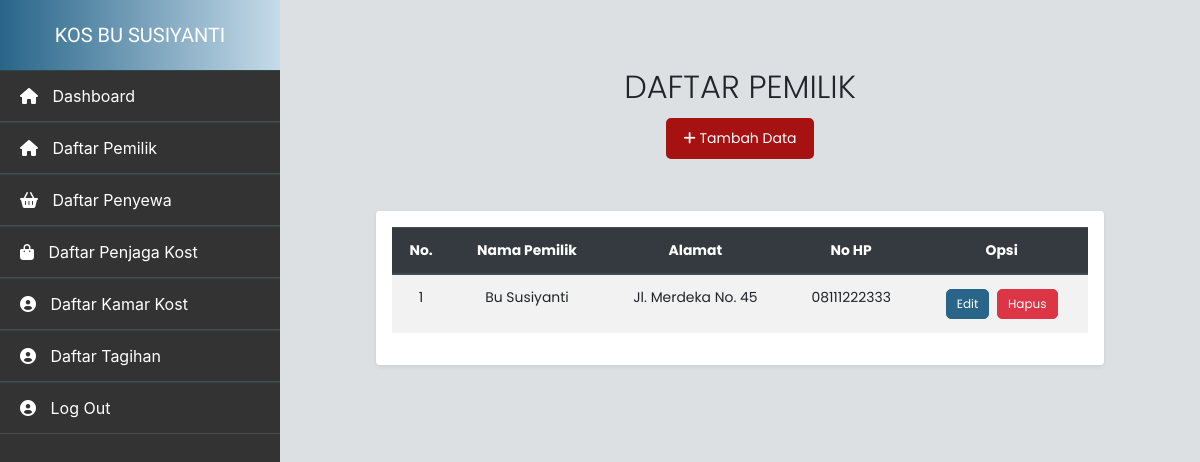
The page /daftar_pemilik.php (signed in) on the database its author committed.
### tables this page shows
CREATE TABLE IF NOT EXISTS nama_pemilik (
    no INT PRIMARY KEY,
    nama_pemilik VARCHAR(100) NOT NULL,
    alamat TEXT NOT NULL,
    no_hp VARCHAR(20) NOT NULL
);

### daftar_pemilik.php (the view, shortened to what this page needs)
<!DOCTYPE html>
<html lang="en">
<head>
    <link rel="stylesheet" href="https://stackpath.bootstrapcdn.com/bootstrap/4.4.1/css/bootstrap.min.css"
>
</head>
<body style="background-color: #dde0e3;">
    <?php include_once "sidebar.php"; ?>
    <div class="container-fluid">
        <div class="row justify-content-center">
            <div class="col-lg-10 col-md-12">
                <div class="col-lg-12 text-center mt-5 mb-5">
                    <h3 class="display-4">DAFTAR PEMILIK</h3>
                    <a href="index_pemilik.php" class="tombol-tambah"><i class="fas fa-plus"></i> Tambah Data</a>
                </div>
                <div class="table-responsive shadow-sm p-3 mb-5 bg-white rounded">
                    <table class="table table-striped table-hover mx-auto" style="width: 100%; text-align: center;">
                        <thead class="thead-dark">
                            <tr>
                                <th>No.</th>
                                <th>Nama Pemilik</th>
                                <th>Alamat</th>
                                <th>No HP</th>
                                <th>Opsi</th>
                            </tr>
                        </thead>
                        <tbody>
                        <?php
                            include_once "koneksi.php";
                            $data = $conn->query("SELECT * FROM nama_pemilik");
                            while ($d = mysqli_fetch_array($data)) {
                        ?>
                            <tr>
                                <td><?php echo $d['no']; ?></td>
                                <td><?php echo htmlspecialchars($d['nama_pemilik']); ?></td>
                                <td><?php echo htmlspecialchars($d['alamat']); ?></td>
                                <td><?php echo htmlspecialchars($d['no_hp']); ?></td>
                                <td>
                                    <a href="edit_pemilik.php?no=<?php echo $d['no']; ?>" class="tombol-edit">Edit</a>
                                    <a href="#" onclick="confirmDelete('<?php echo $d['no']; ?>')" class="tombol-hapus">Hapus</a>
                                </td>
                            </tr>
                        <?php
                            }
                        ?>
                        </tbody>
                    </table>
                </div>
            </div>
        </div>
    </div>
</body>
</html>

### daftar_pemilik.php (style rules this page uses)
h3.display-4 { font-size: 2.0rem; }
table { text-align: center; font-size: 0.87rem; background-color: #fff; }
th, td { vertical-align: middle; text-align: center; }
.tombol-tambah { display: inline-block; padding: 8px 15px; margin: 4px; color: #fff; border: 2px solid #A61212; background-color: #A61212; border-radius: 5px; transition: background-color 0.3s, transform 0.3s; font-size: 14px; text-decoration: none; }
.tombol-edit, .tombol-hapus { display: inline-block; padding: 5px 10px; margin: 2px; color: #fff; border-radius: 5px; font-size: 12px; text-decoration: none; }
.tombol-edit { background-color: #286589; border: 1px solid #286589; }
.tombol-hapus { background-color: #dc3545; border: 1px solid #dc3545; }

### sidebar.php (style rules this page uses)
.container-fluid { padding: 20px; font-family: 'Poppins', sans-serif; transition: margin-left 0.3s ease; margin-left: 280px; width: auto; }
.table-responsive { margin-top: 20px; margin-left: auto; margin-right: auto; overflow-x: auto; }

### rows shown on the page
nama_pemilik: no "1", nama_pemilik "Bu Susiyanti", alamat "Jl. Merdeka No. 45", no_hp "08111222333"
